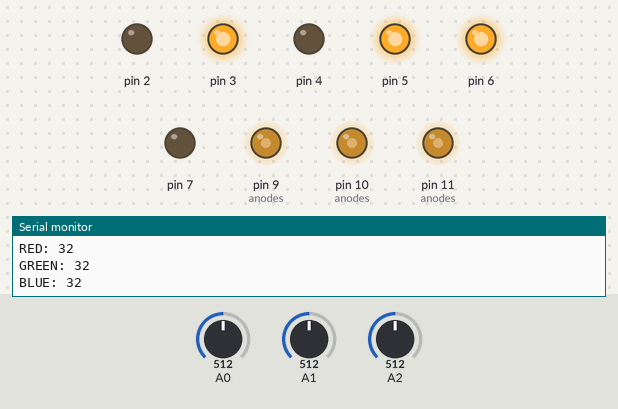
The sketch below on a simulated Arduino Uno, built with avr-gcc and run on an emulated ATmega328P. Shown: output pins drawn as LEDs (lit = HIGH), the last lines printed to the serial monitor. Inputs (shaded band) come from the test bench; at power-on: A0 = 512, A1 = 512, A2 = 512.

Above: at 1.2 s.
1.3 s: A0 set to 716
At 1.9 s:
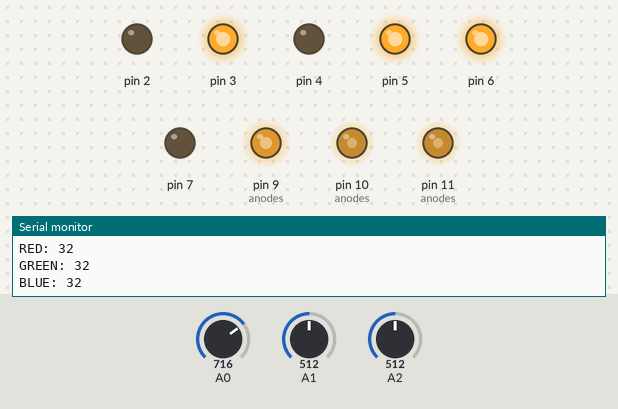
2.8 s: A1 set to 716
At 3.2 s:
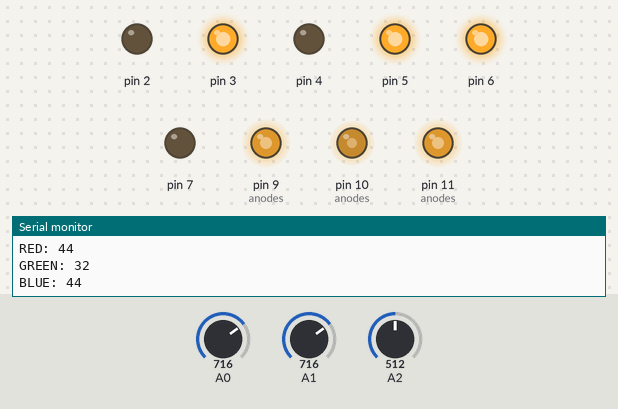
4.3 s: A2 set to 716
At 5.2 s:
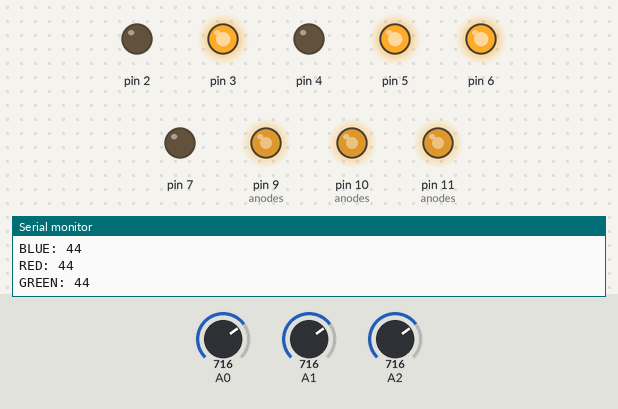
5.8 s: A0 set to 900
At 6.5 s:
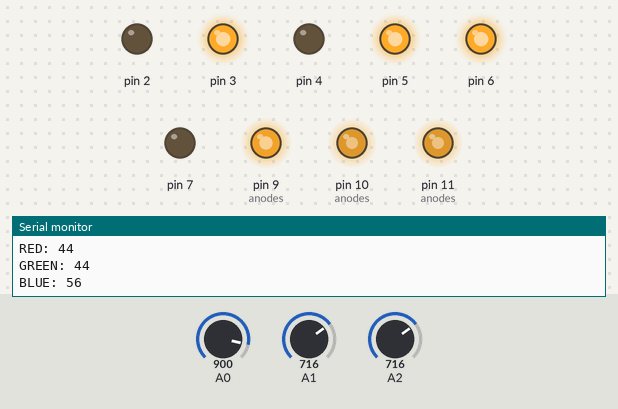
7.3 s: A1 set to 900
At 7.7 s:
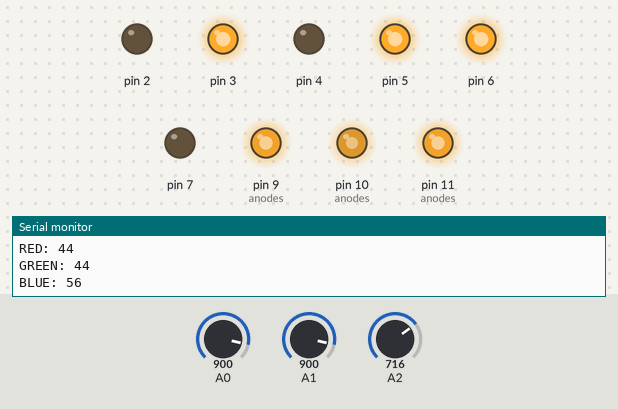
8.8 s: A2 set to 900
At 9.8 s:
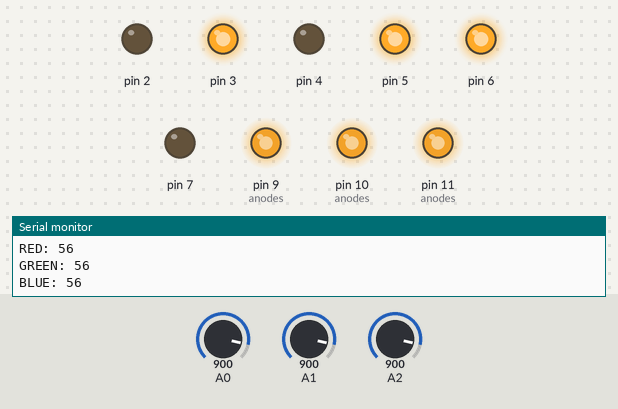
Timing chart, 0 to 11.3 s (numbered marks = the images above; inputs shaded):
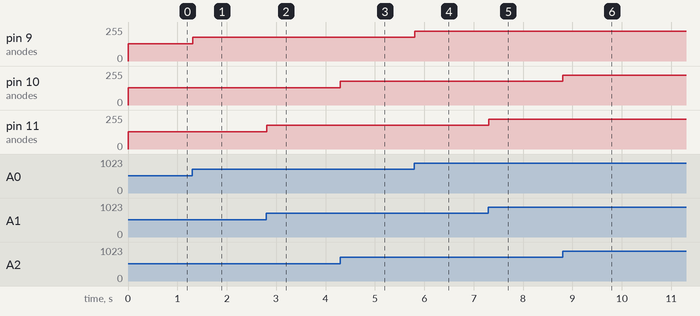

The sketch:

Vincent_Hu_03r.ino
```cpp
//P03r
//Vincent Hu

//Red
#define RL_AN 11 // Anode PWM
#define RP_HI 5  // Pot hi
#define RP_LO 4  // Pot lo
#define RP_ADC 1 // Pot ADC

//Green
#define GL_AN 10
#define GP_HI 6
#define GP_LO 7
#define GP_ADC 2

//Blue
#define BL_AN 9
#define BP_HI 3
#define BP_LO 2
#define BP_ADC 0

// Port ranges
#define ISPORTD(n) ((n) <= 7 && (n) >= 0)
#define ISPORTB(n) ((n) <= 13 && (n) >=8)

const int colors = 3;
int anodes[colors] = { RL_AN, GL_AN, BL_AN };
int pot_hi[colors] = { RP_HI, GP_HI, BP_HI };
int pot_lo[colors] = { RP_LO, GP_LO, BP_LO };
int adc[colors]    = { RP_ADC, GP_ADC, BP_ADC};

void setup()

{
  Serial.begin(9600); // opens serial port, sets data rate to 9600 baud

  // Set up pins
  for(int i = 0; i < colors; i++)
  {
    configPinDDR(anodes[i], 1); // PWM pin

    configPinDDR(pot_lo[i], 1); // Pot Low
    configPinPort(pot_lo[i], 0);

    configPinDDR(pot_hi[i], 1); //Pot high
    configPinPort(pot_hi[i], 1);
  }
}

int timecnt; //used for printing vals
int RADC_val, GADC_val, BADC_val;
int* ADC_vals[colors] = { &RADC_val, &GADC_val, &BADC_val };

void loop()

{

  // Read value from ADC and convert then write to 8-bit PWM
  for(int i = 0; i < colors; i++)
  {
    *ADC_vals[i] = ADC8(adc[i]);

    analogWrite(anodes[i], *ADC_vals[i]);
  }

  // Only print vals every second and reset timecnt.
  if(timecnt == 1000)
  {
   printVals();
   timecnt = 0;
  }

  //Update color every 10 ms.
  delay(10);
  timecnt+=10;

}

int ADC8(int pin)
{

  ADMUX = pin;        // Set mux to pin number
  ADMUX |= (1 << REFS0); // Set internal reference voltage (5V)

  ADCSRA |= 1 << ADEN; // Enable analog-digital conversion
  ADCSRA |= 7;         // Set ADPS to 10bit precision
  ADCSRA |= 1 << ADSC; // ADC start conversion

  while(bit_is_set(ADCSRA, ADSC)); // Wait for conversion...

  uint8_t low, high;
  low = ADCL;
  high = ADCH;

  // Combine and return the two bytes
  return ((high << 8) | low)/4;
}

// Sets voltage settings for pin
void configPinPort(int pin, int val)
{
  if(ISPORTB(pin))
  {
   pin -= 8;
   PORTB |= val<<pin;
  }
  else if(ISPORTD(pin))
  {
    PORTD |= val<<pin;
  }
}

// Sets input/output settings for pin
void configPinDDR(int pin, int val)
{
  if(ISPORTB(pin))
  {
   pin -= 8;
   DDRB |= val<<pin;
  }
  else if(ISPORTD(pin))
  {
    DDRD |= val<<pin;
  }
}

void printVals()
{
  Serial.print("RED: ");
  Serial.println(RADC_val/4);

  Serial.print("GREEN: ");
  Serial.println(GADC_val/4);

  Serial.print("BLUE: ");
  Serial.println(BADC_val/4);

  Serial.println();
}
```

Measured:
- after the input at 1.3 s, pin 9 (anodes): 128/255 → 179/255 at once
- after the input at 2.8 s, pin 11 (anodes): 128/255 → 179/255 at once
- after the input at 4.3 s, pin 10 (anodes): 128/255 → 179/255 at once
- after the input at 5.8 s, pin 9 (anodes): 179/255 → 225/255 at once
- after the input at 7.3 s, pin 11 (anodes): 179/255 → 225/255 at once
- after the input at 8.8 s, pin 10 (anodes): 179/255 → 225/255 at once
